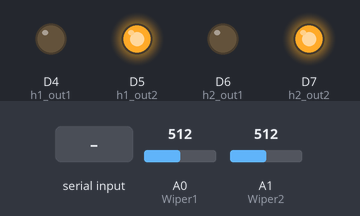
This sketch was run on a simulated Arduino Due. On the bench: output pins drawn as LEDs (lit = HIGH). The test bench sets the inputs (shaded band); at power-on: A0 (Wiper1) = 512, A1 (Wiper2) = 512 (analog values on the 0–1023 scale). What the sketch prints to the serial monitor is not drawn.

Above: at 1.2 s.
1.3 s: "90,45\n" received over Serial
At 2.3 s:
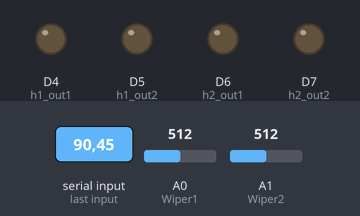
2.8 s: A0 (Wiper1) set to 1023
5.8 s: "30,150\n" received over Serial
At 6.9 s:
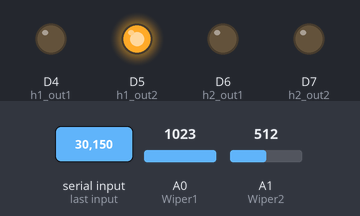
7.3 s: "5\n" received over Serial
At 8.1 s:
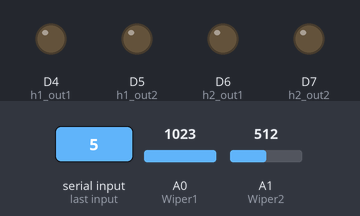
Timing chart, 0 to 10.3 s (numbered marks = the images above; inputs shaded):
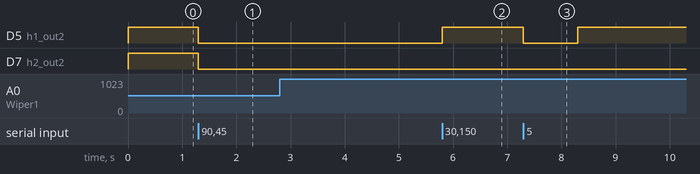

The sketch:

time_controlled.ino
```cpp
int serialData = 0;
int ActuatorPosition1 = 0;
int ActuatorPosition2 = 0;

int ErrorFlagState1 = 0;
int ErrorFlagState2 = 0;

const int h1_out1 = 4;
const int h1_out2 = 5;
const int h2_out1 = 6;
const int h2_out2 = 7;

const int Wiper1 = A0;
const int Wiper2 = A1;

const int ErrorFlag1 = 22;
const int ErrorFlag2 = 24;

int i = 0;

void setup() {
  // put your setup code here, to run once:
  Serial.begin(9600);
  //setting the digital I/O pins for the h-bridge OUTPUTS
  pinMode(h1_out1, OUTPUT);
  pinMode(h1_out2, OUTPUT);
  pinMode(h2_out1, OUTPUT);
  pinMode(h2_out2, OUTPUT);

  pinMode(ErrorFlag1, INPUT);
  pinMode(ErrorFlag2, INPUT);

  analogReadResolution(10);
  ActuatorPosition1 = analogRead(Wiper1);
  ActuatorPosition2 = analogRead(Wiper2);
  if (ActuatorPosition1 > 30)
  {
    digitalWrite(h1_out2, HIGH);
    digitalWrite(h1_out1, LOW);
  }
  if (ActuatorPosition2 > 30)
  {
    digitalWrite(h2_out2, HIGH);
    digitalWrite(h2_out1, LOW);
  }
}

void loop() {
  analogReadResolution(10);
  ActuatorPosition1 = analogRead(Wiper1);
  Serial.print("  p1  ");
  Serial.print(ActuatorPosition1);
  Serial.print("  ");
  Serial.print("e1  ");
  Serial.print(ErrorFlag1);


  analogReadResolution(10);
  ActuatorPosition2 = analogRead(Wiper2);
  Serial.print("  p2  ");
  Serial.print(ActuatorPosition2);
  Serial.print("  e2  ");
  Serial.println(ErrorFlag2);

  if (Serial.available() > 0) {
    serialData = Serial.parseInt();

    if ((serialData & 1) && (ActuatorPosition1 < 30)) {
      digitalWrite(h1_out1, HIGH);
    }
    else {
      digitalWrite(h1_out1, LOW);
    }
    if ( !(serialData & 1) && (ActuatorPosition1 > 900))
    {
      digitalWrite(h1_out2, HIGH);
    }
    else
    {
      digitalWrite(h1_out2, LOW);
    }
    if (( serialData & 2) && (ActuatorPosition2 < 30))
    {
      digitalWrite(h2_out1, HIGH);
    }
    else
    {
      digitalWrite(h2_out1, LOW);
    }
    if ( !(serialData & 2) && (ActuatorPosition2 > 900))
    {
      digitalWrite(h2_out2, HIGH);
    }
    else
    {
      digitalWrite(h2_out2, LOW);
    }
  }
}
```

Measured:
- after the input at 1.3 s, D5 (h1_out2), D7 (h2_out2): HIGH → LOW at once
- after the input at 5.8 s, D5 (h1_out2): LOW → HIGH at once
- after the input at 7.3 s, D5 (h1_out2): HIGH → LOW at once, → HIGH 1.0 s later
